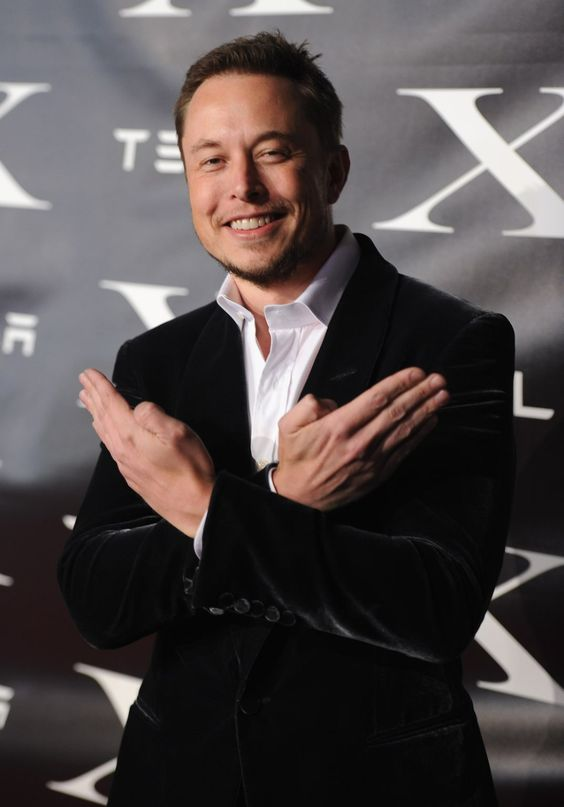
#> input picture Experiment-1/elon.jpg, 564 x 807 px, found by its file name
$ jupyter execute 'Experiment 8.ipynb'   (older library calls are emulated)
#> lines starting #> are read from the running program, lines starting #| are printed output that depends on the picture
[cell 1]
#Write a program to implement following technique of edge detection
import cv2
import matplotlib.pyplot as plt
img = cv2.imread('elon.jpg')
#> img is the input picture: shape (807, 564, 3); mean B, G, R 72.5, 72.6, 79.8
# Display original image/
cv2.waitKey(0)
# Convert to graycsale
img_gray = cv2.cvtColor(img, cv2.COLOR_BGR2GRAY)
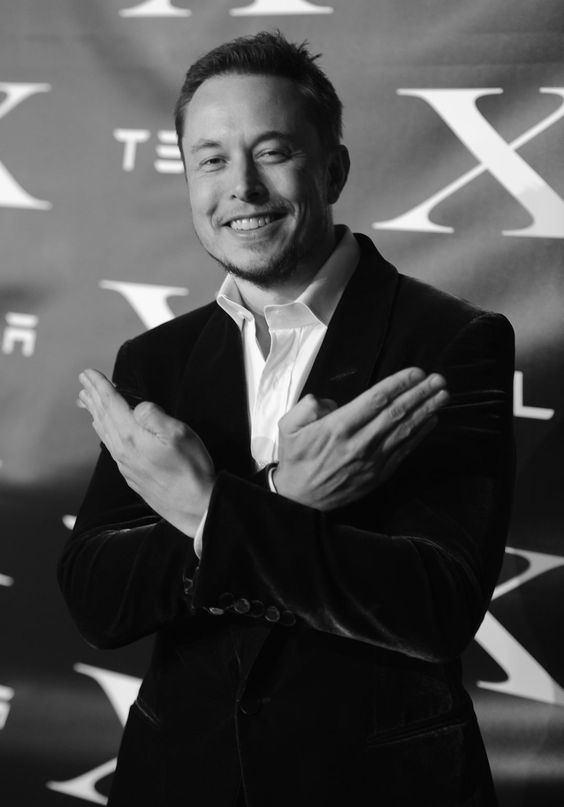
#> img_gray: shape (807, 564); min 0, max 255, mean 74.7
# Blur the image for better edge detection
img_blur = cv2.GaussianBlur(img_gray, (3,3), 0)
#Plotting the query image after the conversion.

plt.figure(figsize=(10,10))
plt.imshow(img_blur)
plt.title("Converted to Grayscale")
plt.show()

[cell 2]
sobelx = cv2.Sobel(src=img_blur, ddepth=cv2.CV_64F, dx=1, dy=0, ksize=3)
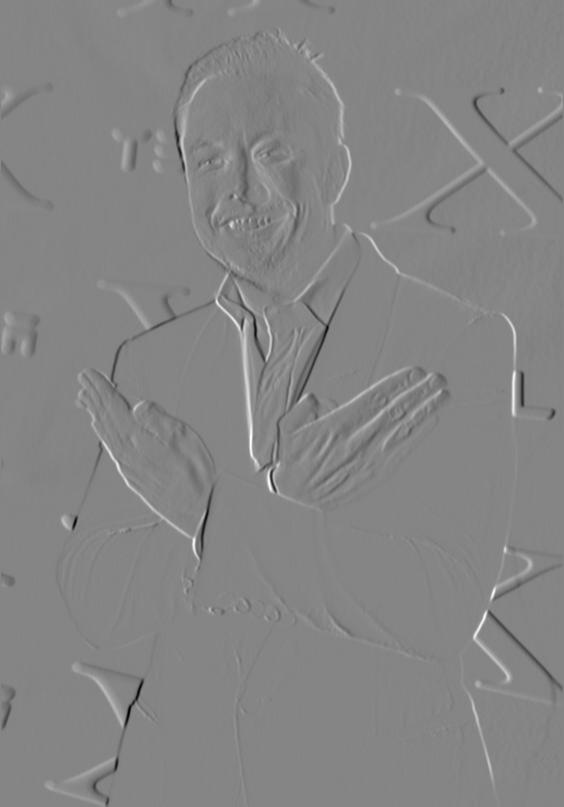
#> sobelx: shape (807, 564) float64; min -612, max 560, mean -0.5; drawn with min black and max white
filtered_image_x = cv2.convertScaleAbs(sobelx)
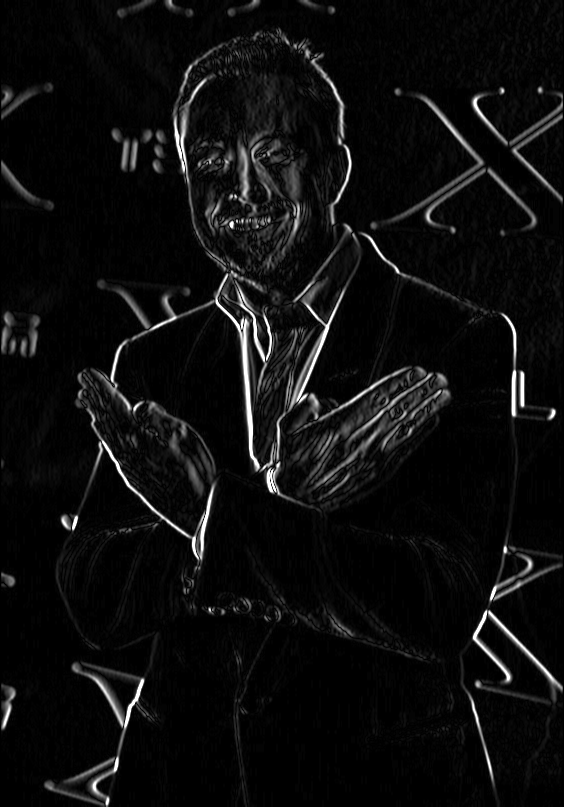
#> filtered_image_x: shape (807, 564); min 0, max 255, mean 13.7

sobely = cv2.Sobel(src=img_blur, ddepth=cv2.CV_64F, dx=0, dy=1, ksize=3)
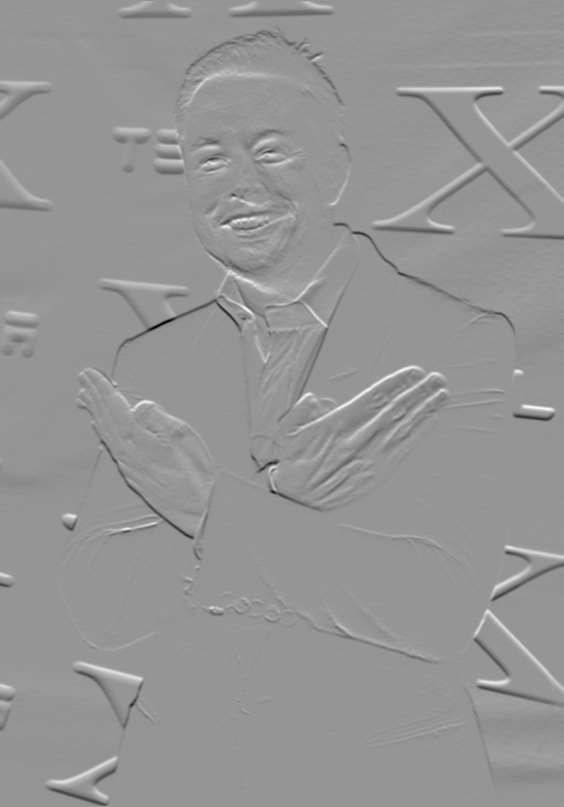
#> sobely: shape (807, 564) float64; min -580, max 408, mean -1.2; drawn with min black and max white
filtered_image_y = cv2.convertScaleAbs(sobely)
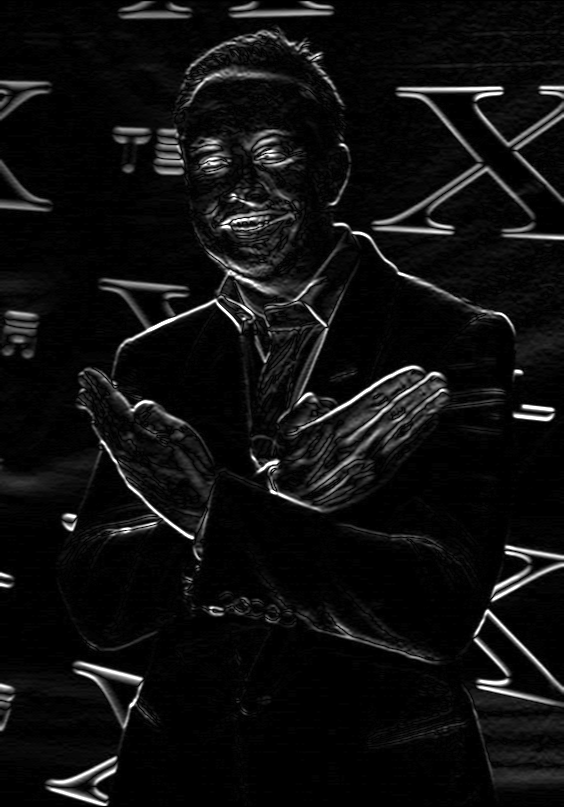
#> filtered_image_y: shape (807, 564); min 0, max 255, mean 15.4

sobelxy = cv2.Sobel(src=img_blur, ddepth=cv2.CV_64F, dx=1, dy=1, ksize=5)
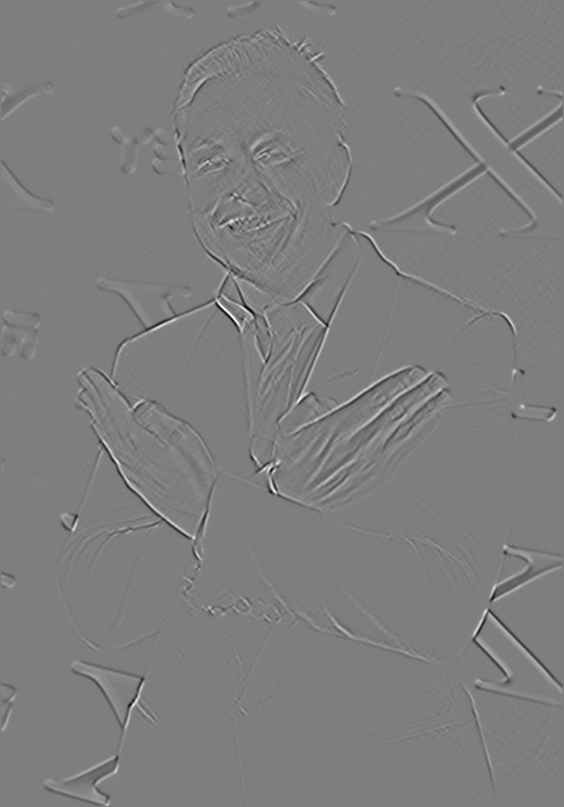
#> sobelxy: shape (807, 564) float64; min -1085, max 1100, mean 0; drawn with min black and max white
filtered_image_xy = cv2.convertScaleAbs(sobelxy)
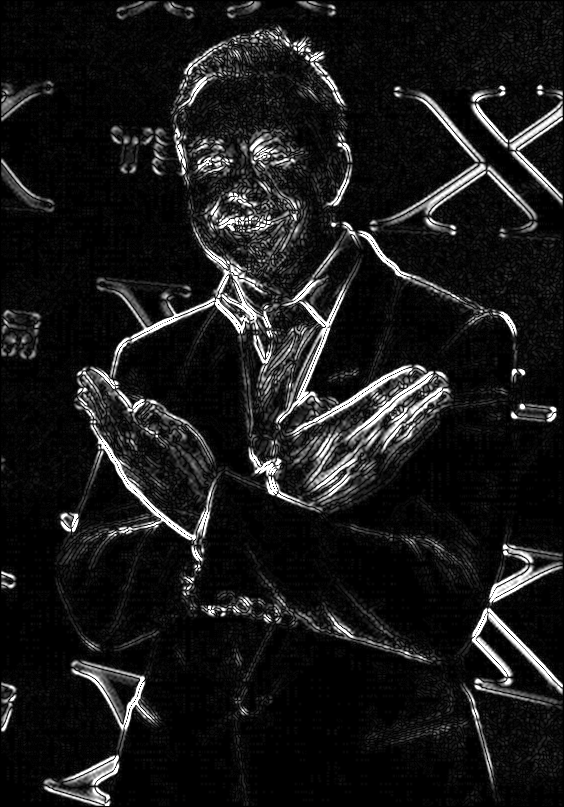
#> filtered_image_xy: shape (807, 564); min 0, max 255, mean 25.3
plt.figure(figsize=(18,19))
plt.subplot(221)
plt.imshow(img_blur, cmap='gray')
plt.title('Original')
plt.axis("off")

plt.subplot(222)
plt.imshow(filtered_image_x, cmap='gray')
plt.title('Sobel X')
plt.axis("off")

plt.subplot(223)
plt.imshow(filtered_image_y, cmap='gray')
plt.title('Sobel Y')
plt.axis("off")

plt.subplot(224)
plt.imshow(filtered_image_xy, cmap='gray')
plt.title('Sobel X Y')
plt.axis("off")
plt.show()

[cell 3]
#laplacian edge detection
laplacian = cv2.Laplacian(img_blur,3,cv2.CV_64F)
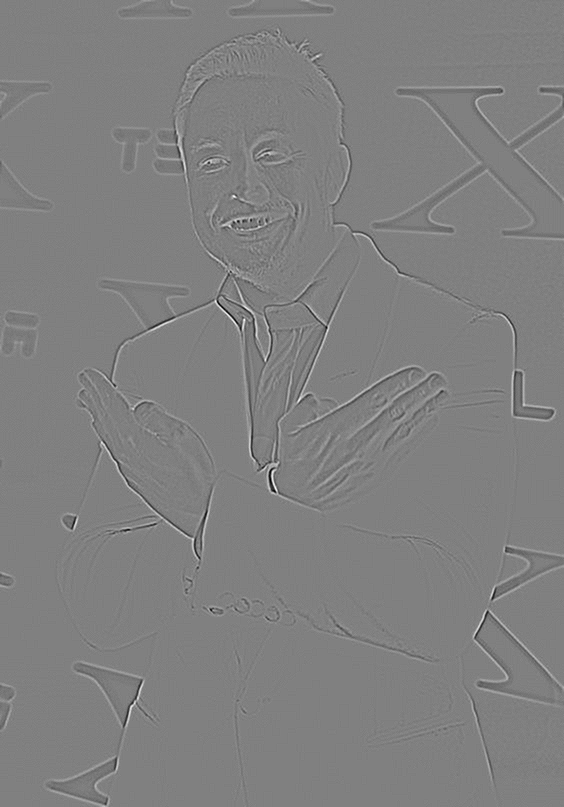
#> laplacian: shape (807, 564) int16; min -78, max 77, mean 0; drawn with min black and max white
filtered_image = cv2.convertScaleAbs(laplacian)
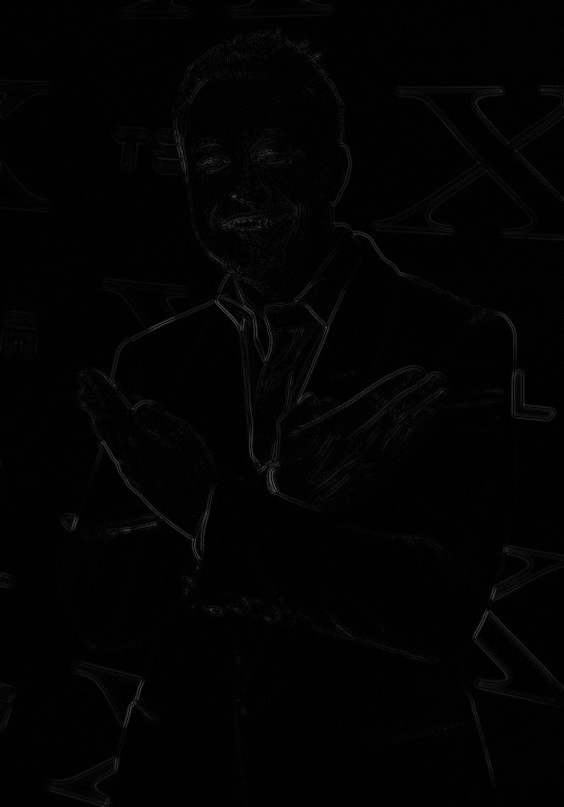
#> filtered_image: shape (807, 564); min 0, max 78, mean 2.2


plt.figure(figsize=(18,19))
plt.subplot(121)
plt.imshow(img_blur, cmap='gray')
plt.title('Original')
plt.axis("off")

plt.subplot(122)
plt.imshow(filtered_image, cmap='gray')
plt.title('Edge image')
plt.axis("off")
plt.show()
